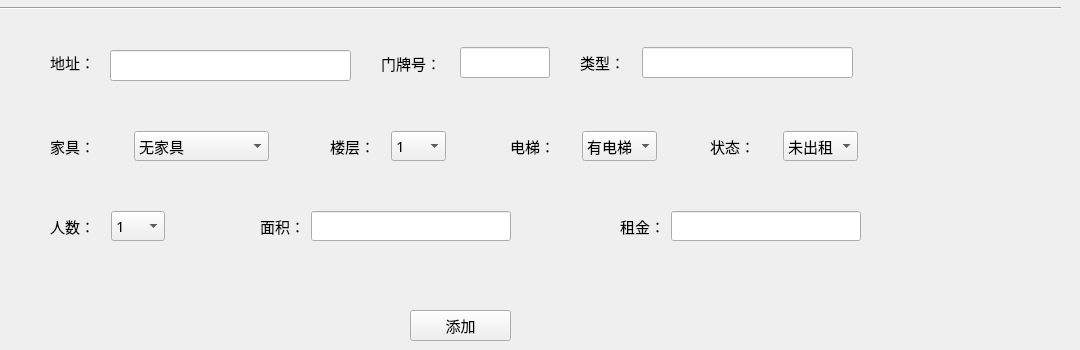
      <widget class="QWidget" name="tab_8">
       <attribute name="title">
        <string>添加房屋</string>
       </attribute>
       <widget class="QPushButton" name="add_house_button">
        <property name="geometry">
         <rect>
          <x>410</x>
          <y>310</y>
          <width>101</width>
          <height>31</height>
         </rect>
        </property>
        <property name="font">
         <font>
          <family>微软雅黑</family>
          <pointsize>11</pointsize>
         </font>
        </property>
        <property name="text">
         <string>添加</string>
        </property>
       </widget>
       <widget class="Line" name="line_6">
        <property name="geometry">
         <rect>
          <x>-10</x>
          <y>0</y>
          <width>1071</width>
          <height>16</height>
         </rect>
        </property>
        <property name="orientation">
         <enum>Qt::Horizontal</enum>
        </property>
       </widget>
       <widget class="QWidget" name="layoutWidget">
        <property name="geometry">
         <rect>
          <x>330</x>
          <y>130</y>
          <width>116</width>
          <height>32</height>
         </rect>
        </property>
        <layout class="QHBoxLayout" name="horizontalLayout_5">
         <item>
          <widget class="QLabel" name="label_23">
           <property name="font">
            <font>
             <family>微软雅黑</family>
             <pointsize>11</pointsize>
            </font>
           </property>
           <property name="text">
            <string>楼层：</string>
           </property>
          </widget>
         </item>
         <item>
          <widget class="QComboBox" name="add_house_floor">
           <property name="font">
            <font>
             <family>微软雅黑</family>
             <pointsize>11</pointsize>
            </font>
           </property>
           <item>
            <property name="text">
             <string>1</string>
            </property>
           </item>
           <item>
            <property name="text">
             <string>2</string>
            </property>
           </item>
           <item>
            <property name="text">
             <string>3</string>
            </property>
           </item>
           <item>
            <property name="text">
             <string>4</string>
            </property>
           </item>
           <item>
            <property name="text">
             <string>5</string>
            </property>
           </item>
           <item>
            <property name="text">
             <string>6</string>
            </property>
           </item>
           <item>
            <property name="text">
             <string>7</string>
            </property>
           </item>
           <item>
            <property name="text">
             <string>8</string>
            </property>
           </item>
           <item>
            <property name="text">
             <string>9</string>
            </property>
           </item>
           <item>
            <property name="text">
             <string>10</string>
            </property>
           </item>
           <item>
            <property name="text">
             <string>11</string>
            </property>
           </item>
           <item>
            <property name="text">
             <string>12</string>
            </property>
           </item>
           <item>
            <property name="text">
             <string>13</string>
            </property>
           </item>
           <item>
            <property name="text">
             <string>14</string>
            </property>
           </item>
           <item>
            <property name="text">
             <string>15</string>
            </property>
           </item>
           <item>
            <property name="text">
             <string>16</string>
            </property>
           </item>
           <item>
            <property name="text">
             <string>17</string>
            </property>
           </item>
           <item>
            <property name="text">
             <string>18</string>
            </property>
           </item>
           <item>
            <property name="text">
             <string>19</string>
            </property>
           </item>
           <item>
            <property name="text">
             <string>20</string>
            </property>
           </item>
           <item>
            <property name="text">
             <string>21</string>
            </property>
           </item>
           <item>
            <property name="text">
             <string>22</string>
            </property>
           </item>
           <item>
            <property name="text">
             <string>23</string>
            </property>
           </item>
           <item>
            <property name="text">
             <string>24</string>
            </property>
           </item>
           <item>
            <property name="text">
             <string>25</string>
            </property>
           </item>
           <item>
            <property name="text">
             <string>26</string>
            </property>
           </item>
           <item>
            <property name="text">
             <string>27</string>
            </property>
           </item>
           <item>
            <property name="text">
             <string>28</string>
            </property>
           </item>
           <item>
            <property name="text">
             <string>29</string>
            </property>
           </item>
           <item>
            <property name="text">
             <string>30</string>
            </property>
           </item>
           <item>
            <property name="text">
             <string>31</string>
            </property>
           </item>
           <item>
            <property name="text">
             <string>32</string>
            </property>
           </item>
           <item>
            <property name="text">
             <string>33</string>
            </property>
           </item>
           <item>
            <property name="text">
             <string>34</string>
            </property>
           </item>
           <item>
            <property name="text">
             <string>35</string>
            </property>
           </item>
           <item>
            <property name="text">
             <string>36</string>
            </property>
           </item>
           <item>
            <property name="text">
             <string>37</string>
            </property>
           </item>
           <item>
            <property name="text">
             <string>38</string>
            </property>
           </item>
           <item>
            <property name="text">
             <string>39</string>
            </property>
           </item>
           <item>
            <property name="text">
             <string>40</string>
            </property>
           </item>
           <item>
            <property name="text">
             <string>41</string>
            </property>
           </item>
           <item>
            <property name="text">
             <string>42</string>
            </property>
           </item>
           <item>
            <property name="text">
             <string>43</string>
            </property>
           </item>
           <item>
            <property name="text">
             <string>44</string>
            </property>
           </item>
           <item>
            <property name="text">
             <string>45</string>
            </property>
           </item>
           <item>
            <property name="text">
             <string>46</string>
            </property>
           </item>
           <item>
            <property name="text">
             <string>47</string>
            </property>
           </item>
           <item>
            <property name="text">
             <string>48</string>
            </property>
           </item>
           <item>
            <property name="text">
             <string>49</string>
            </property>
           </item>
           <item>
            <property name="text">
             <string>50</string>
            </property>
           </item>
          </widget>
         </item>
        </layout>
       </widget>
       <widget class="QWidget" name="layoutWidget">
        <property name="geometry">
         <rect>
          <x>50</x>
          <y>130</y>
          <width>219</width>
          <height>32</height>
         </rect>
        </property>
        <layout class="QHBoxLayout" name="horizontalLayout_4">
         <item>
          <widget class="QLabel" name="label_27">
           <property name="font">
            <font>
             <family>微软雅黑</family>
             <pointsize>11</pointsize>
            </font>
           </property>
           <property name="text">
            <string>家具：</string>
           </property>
          </widget>
         </item>
         <item>
          <widget class="QComboBox" name="add_house_furniture">
           <property name="font">
            <font>
             <family>微软雅黑</family>
             <pointsize>11</pointsize>
            </font>
           </property>
           <item>
            <property name="text">
             <string>无家具</string>
            </property>
           </item>
           <item>
            <property name="text">
             <string>有少部分家具</string>
            </property>
           </item>
           <item>
            <property name="text">
             <string>家具齐全</string>
            </property>
           </item>
           <item>
            <property name="text">
             <string>家具设施很完善</string>
            </property>
           </item>
           <item>
            <property name="text">
             <string/>
            </property>
           </item>
          </widget>
         </item>
        </layout>
       </widget>
       <widget class="QWidget" name="layoutWidget">
        <property name="geometry">
         <rect>
          <x>510</x>
          <y>130</y>
          <width>147</width>
          <height>32</height>
         </rect>
        </property>
        <layout class="QHBoxLayout" name="horizontalLayout_6">
         <item>
          <widget class="QLabel" name="label_22">
           <property name="font">
            <font>
             <family>微软雅黑</family>
             <pointsize>11</pointsize>
            </font>
           </property>
           <property name="text">
            <string>电梯：</string>
           </property>
          </widget>
         </item>
         <item>
          <widget class="QComboBox" name="add_house_lift">
           <property name="font">
            <font>
             <family>微软雅黑</family>
             <pointsize>11</pointsize>
            </font>
           </property>
           <item>
            <property name="text">
             <string>有电梯</string>
            </property>
           </item>
           <item>
            <property name="text">
             <string>无电梯</string>
            </property>
           </item>
          </widget>
         </item>
        </layout>
       </widget>
       <widget class="QWidget" name="layoutWidget">
        <property name="geometry">
         <rect>
          <x>260</x>
          <y>210</y>
          <width>251</width>
          <height>32</height>
         </rect>
        </property>
        <layout class="QHBoxLayout" name="horizontalLayout_3">
         <item>
          <widget class="QLabel" name="label_21">
           <property name="font">
            <font>
             <family>微软雅黑</family>
             <pointsize>11</pointsize>
            </font>
           </property>
           <property name="text">
            <string>面积：</string>
           </property>
          </widget>
         </item>
         <item>
          <widget class="QLineEdit" name="add_house_area">
           <property name="font">
            <font>
             <family>微软雅黑</family>
             <pointsize>11</pointsize>
            </font>
           </property>
          </widget>
         </item>
        </layout>
       </widget>
       <widget class="QWidget" name="layoutWidget">
        <property name="geometry">
         <rect>
          <x>50</x>
          <y>210</y>
          <width>115</width>
          <height>32</height>
         </rect>
        </property>
        <layout class="QHBoxLayout" name="horizontalLayout_7">
         <item>
          <widget class="QLabel" name="label_24">
           <property name="font">
            <font>
             <family>微软雅黑</family>
             <pointsize>11</pointsize>
            </font>
           </property>
           <property name="text">
            <string>人数：</string>
           </property>
          </widget>
         </item>
         <item>
          <widget class="QComboBox" name="add_house_max">
           <property name="font">
            <font>
             <family>微软雅黑</family>
             <pointsize>11</pointsize>
            </font>
           </property>
           <item>
            <property name="text">
             <string>1</string>
            </property>
           </item>
           <item>
            <property name="text">
             <string>2</string>
            </property>
           </item>
           <item>
            <property name="text">
             <string>3</string>
            </property>
           </item>
           <item>
            <property name="text">
             <string>4</string>
            </property>
           </item>
           <item>
            <property name="text">
             <string>5</string>
            </property>
           </item>
           <item>
            <property name="text">
             <string>6</string>
            </property>
           </item>
           <item>
            <property name="text">
             <string>7</string>
            </property>
           </item>
           <item>
            <property name="text">
             <string>8</string>
            </property>
           </item>
           <item>
            <property name="text">
             <string>9</string>
            </property>
           </item>
           <item>
            <property name="text">
             <string>10</string>
            </property>
           </item>
          </widget>
         </item>
        </layout>
       </widget>
       <widget class="QWidget" name="layoutWidget">
        <property name="geometry">
         <rect>
          <x>620</x>
          <y>210</y>
          <width>241</width>
          <height>32</height>
         </rect>
        </property>
        <layout class="QHBoxLayout" name="horizontalLayout_8">
         <item>
          <widget class="QLabel" name="label_25">
           <property name="font">
            <font>
             <family>微软雅黑</family>
             <pointsize>11</pointsize>
            </font>
           </property>
           <property name="text">
            <string>租金：</string>
           </property>
          </widget>
         </item>
         <item>
          <widget class="QLineEdit" name="add_house_rent">
           <property name="font">
            <font>
             <family>微软雅黑</family>
             <pointsize>11</pointsize>
            </font>
           </property>
          </widget>
         </item>
        </layout>
       </widget>
       <widget class="QWidget" name="layoutWidget">
        <property name="geometry">
         <rect>
          <x>710</x>
          <y>130</y>
          <width>148</width>
          <height>32</height>
         </rect>
        </property>
        <layout class="QHBoxLayout" name="horizontalLayout_9">
         <item>
          <widget class="QLabel" name="label_26">
           <property name="font">
            <font>
             <family>微软雅黑</family>
             <pointsize>11</pointsize>
            </font>
           </property>
           <property name="text">
            <string>状态：</string>
           </property>
          </widget>
         </item>
         <item>
          <widget class="QComboBox" name="add_house_leased">
           <property name="font">
            <font>
             <family>微软雅黑</family>
             <pointsize>11</pointsize>
            </font>
           </property>
           <item>
            <property name="text">
             <string>未出租</string>
            </property>
           </item>
           <item>
            <property name="text">
             <string>已出租</string>
            </property>
           </item>
          </widget>
         </item>
        </layout>
       </widget>
       <widget class="QLabel" name="label_14">
        <property name="geometry">
         <rect>
          <x>50</x>
          <y>50</y>
          <width>54</width>
          <height>24</height>
         </rect>
        </property>
        <property name="font">
         <font>
          <family>微软雅黑</family>
          <pointsize>11</pointsize>
         </font>
        </property>
        <property name="text">
         <string>地址：</string>
        </property>
       </widget>
       <widget class="QLabel" name="label_17">
        <property name="geometry">
         <rect>
          <x>580</x>
          <y>50</y>
          <width>54</width>
          <height>24</height>
         </rect>
        </property>
        <property name="font">
         <font>
          <family>微软雅黑</family>
          <pointsize>11</pointsize>
         </font>
        </property>
        <property name="text">
         <string>类型：</string>
        </property>
       </widget>
       <widget class="QLineEdit" name="add_house_type">
        <property name="geometry">
         <rect>
          <x>642</x>
          <y>47</y>
          <width>211</width>
          <height>31</height>
         </rect>
        </property>
        <property name="font">
         <font>
          <family>微软雅黑</family>
          <pointsize>9</pointsize>
         </font>
        </property>
       </widget>
       <widget class="QLineEdit" name="add_house_address">
        <property name="geometry">
         <rect>
          <x>110</x>
          <y>50</y>
          <width>241</width>
          <height>31</height>
         </rect>
        </property>
        <property name="font">
         <font>
          <family>微软雅黑</family>
          <pointsize>9</pointsize>
         </font>
        </property>
       </widget>
       <widget class="QLabel" name="label_16">
        <property name="geometry">
         <rect>
          <x>381</x>
          <y>51</y>
          <width>72</width>
          <height>24</height>
         </rect>
        </property>
        <property name="font">
         <font>
          <family>微软雅黑</family>
          <pointsize>11</pointsize>
         </font>
        </property>
        <property name="text">
         <string>门牌号：</string>
        </property>
       </widget>
       <widget class="QLineEdit" name="add_house_num">
        <property name="geometry">
         <rect>
          <x>460</x>
          <y>47</y>
          <width>90</width>
          <height>31</height>
         </rect>
        </property>
        <property name="font">
         <font>
          <family>微软雅黑</family>
          <pointsize>9</pointsize>
         </font>
        </property>
       </widget>
      </widget>
